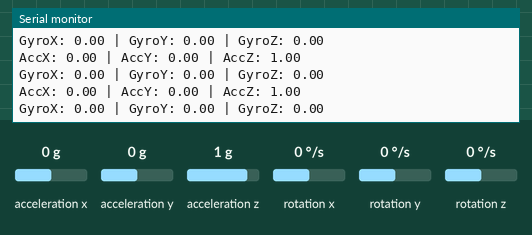
This sketch was run on a simulated Arduino Uno, built with avr-gcc and run on an emulated ATmega328P. On the bench: the last lines printed to the serial monitor. Wiring (inferred from the names in the program): MPU-6050 motion sensor at I2C address 0x68. The inputs (shaded band) are chosen by the test bench; at power-on: acceleration x 0 g, acceleration y 0 g, acceleration z 1 g, rotation x 0 °/s, rotation y 0 °/s, rotation z 0 °/s.

Above: at 1.3 s.
1.4 s: acceleration x set to -1.4 g
At 1.9 s:
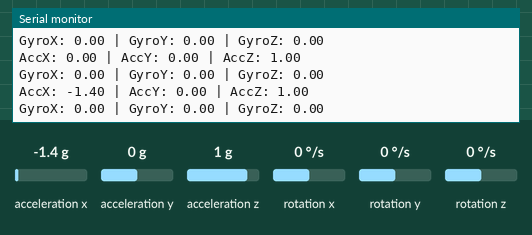
2.9 s: acceleration y set to -1.4 g
At 3.4 s:
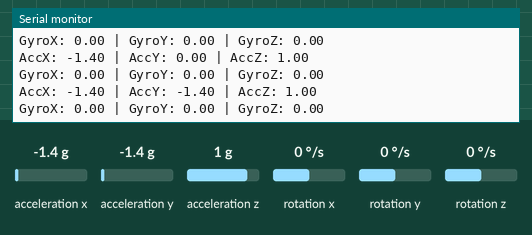
4.4 s: acceleration z set to -1.4 g
At 5.0 s:
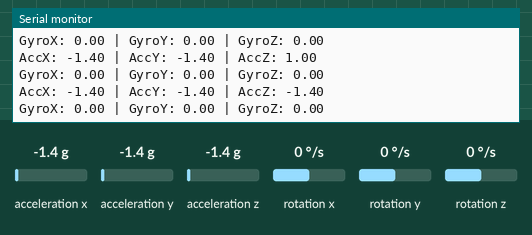
5.9 s: rotation x set to -192 °/s
At 6.5 s:
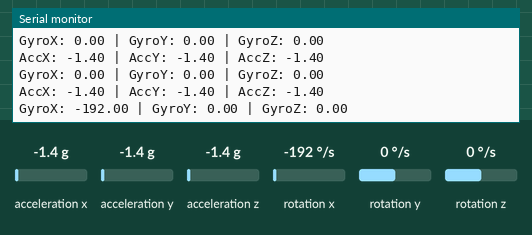
7.4 s: rotation y set to -192 °/s
At 8.0 s:
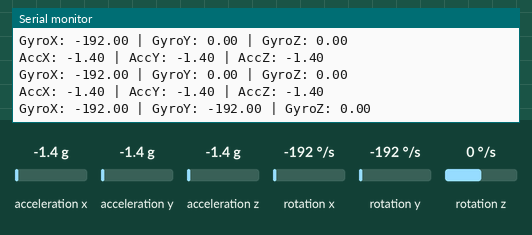

Measured:
- after the input at 1.4 s, the serial monitor: prints a new line after 0.12 s (image 1)
- after the input at 2.9 s, the serial monitor: prints a new line after 0.13 s (image 2)
- after the input at 4.4 s, the serial monitor: prints a new line after 0.15 s (image 3)
- after the input at 5.9 s, the serial monitor: prints a new line after 0.16 s (image 4)
- after the input at 7.4 s, the serial monitor: prints a new line after 0.18 s (image 5)

The sketch:

mpu6050.ino
```cpp
#include <Wire.h>

const int MPU = 0x68;      // I2C address of the MPU6050
float AccX, AccY, AccZ;    // Accelerometer values
float GyroX, GyroY, GyroZ; // Gyroscope values

void setup()
{
    Serial.begin(115200); // Initialize Serial Monitor
    Wire.begin();         // Initialize I2C communication
    Wire.beginTransmission(MPU);
    Wire.write(0x6B); // Power management register
    Wire.write(0x00); // Wake up the MPU6050
    Wire.endTransmission(true);
}

void loop()
{
    // Read accelerometer data
    Wire.beginTransmission(MPU);
    Wire.write(0x3B); // Starting register for accelerometer data
    Wire.endTransmission(false);
    Wire.requestFrom(MPU, 6, true); // Request 6 bytes of accelerometer data

    AccX = (Wire.read() << 8 | Wire.read()) / 16384.0; // X-axis value
    AccY = (Wire.read() << 8 | Wire.read()) / 16384.0; // Y-axis value
    AccZ = (Wire.read() << 8 | Wire.read()) / 16384.0; // Z-axis value

    // Read gyroscope data
    Wire.beginTransmission(MPU);
    Wire.write(0x43); // Starting register for gyroscope data
    Wire.endTransmission(false);
    Wire.requestFrom(MPU, 6, true); // Request 6 bytes of gyroscope data

    GyroX = (Wire.read() << 8 | Wire.read()) / 131.0; // X-axis value
    GyroY = (Wire.read() << 8 | Wire.read()) / 131.0; // Y-axis value
    GyroZ = (Wire.read() << 8 | Wire.read()) / 131.0; // Z-axis value

    // Print data to Serial Monitor
    Serial.print("AccX: ");
    Serial.print(AccX);
    Serial.print(" | AccY: ");
    Serial.print(AccY);
    Serial.print(" | AccZ: ");
    Serial.println(AccZ);

    Serial.print("GyroX: ");
    Serial.print(GyroX);
    Serial.print(" | GyroY: ");
    Serial.print(GyroY);
    Serial.print(" | GyroZ: ");
    Serial.println(GyroZ);

    delay(500); // Delay for readability
}
```
